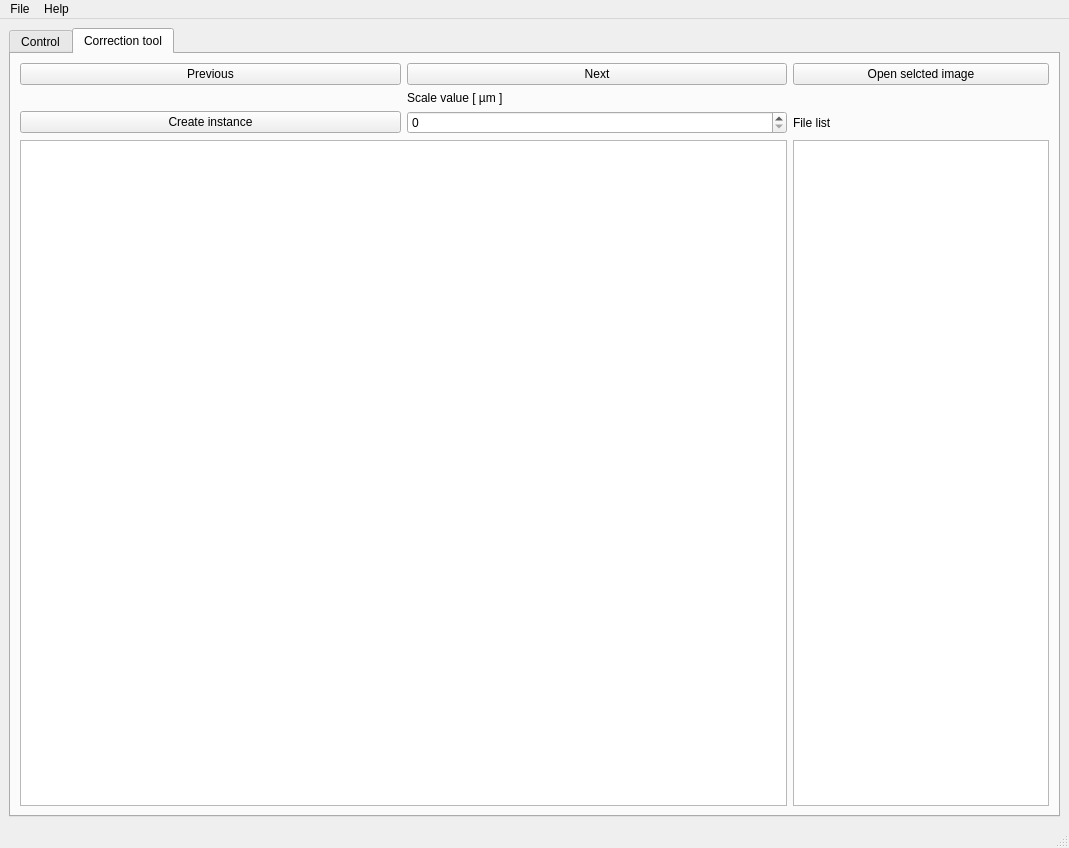
<?xml version="1.0" encoding="UTF-8"?>
<ui version="4.0">
 <class>MainWindow</class>
 <widget class="QMainWindow" name="MainWindow">
  <property name="geometry">
   <rect>
    <x>0</x>
    <y>0</y>
    <width>1069</width>
    <height>848</height>
   </rect>
  </property>
  <property name="windowTitle">
   <string>TarMass</string>
  </property>
  <property name="windowIcon">
   <iconset>
    <normaloff>icons/icon.png</normaloff>icons/icon.png</iconset>
  </property>
  <property name="autoFillBackground">
   <bool>false</bool>
  </property>
  <property name="toolButtonStyle">
   <enum>Qt::ToolButtonIconOnly</enum>
  </property>
  <property name="unifiedTitleAndToolBarOnMac">
   <bool>false</bool>
  </property>
  <widget class="QWidget" name="centralwidget">
   <layout class="QGridLayout" name="gridLayout_2">
    <item row="0" column="1">
     <layout class="QGridLayout" name="gridLayout">
      <item row="0" column="0">
       <widget class="QTabWidget" name="tabWidget">
        <property name="tabShape">
         <enum>QTabWidget::Rounded</enum>
        </property>
        <property name="currentIndex">
         <number>1</number>
        </property>
        <property name="movable">
         <bool>true</bool>
        </property>
        <widget class="QWidget" name="controlTab">
         <attribute name="title">
          <string>Control</string>
         </attribute>
         <layout class="QGridLayout" name="gridLayout_4">
          <item row="0" column="0">
           <layout class="QGridLayout" name="gridLayout_3">
            <item row="2" column="0">
             <widget class="QComboBox" name="detectionComboBox">
              <item>
               <property name="text">
                <string>YOLOv8m pose</string>
               </property>
              </item>
              <item>
               <property name="text">
                <string>keypoint RCNN</string>
               </property>
              </item>
             </widget>
            </item>
            <item row="6" column="0">
             <widget class="QComboBox" name="scaleComboBox">
              <item>
               <property name="text">
                <string>find-contours + heuristics</string>
               </property>
              </item>
             </widget>
            </item>
            <item row="4" column="0">
             <widget class="QComboBox" name="interpolationComboBox">
              <item>
               <property name="text">
                <string>quadratic</string>
               </property>
              </item>
              <item>
               <property name="text">
                <string>cubic</string>
               </property>
              </item>
              <item>
               <property name="text">
                <string>slinear</string>
               </property>
              </item>
             </widget>
            </item>
            <item row="3" column="0">
             <widget class="QLabel" name="interpolationLabel">
              <property name="text">
               <string>Line interpolation algorithm</string>
              </property>
              <property name="wordWrap">
               <bool>true</bool>
              </property>
             </widget>
            </item>
            <item row="1" column="0">
             <widget class="QLabel" name="detectionAlgLabel">
              <property name="enabled">
               <bool>true</bool>
              </property>
              <property name="text">
               <string>Keypoints detecion algorithm</string>
              </property>
              <property name="wordWrap">
               <bool>true</bool>
              </property>
             </widget>
            </item>
            <item row="0" column="0">
             <widget class="QPushButton" name="inferenceButton">
              <property name="text">
               <string>Inference</string>
              </property>
              <property name="icon">
               <iconset>
                <normaloff>icons/geolocation.png</normaloff>icons/geolocation.png</iconset>
              </property>
             </widget>
            </item>
            <item row="5" column="0">
             <widget class="QLabel" name="scaleAlgLabel">
              <property name="text">
               <string>Scale detection algorithm</string>
              </property>
              <property name="wordWrap">
               <bool>true</bool>
              </property>
             </widget>
            </item>
            <item row="0" column="1">
             <widget class="QPushButton" name="calculateButton">
              <property name="text">
               <string>Measure</string>
              </property>
              <property name="icon">
               <iconset>
                <normaloff>icons/calculator.png</normaloff>icons/calculator.png</iconset>
              </property>
             </widget>
            </item>
            <item row="6" column="2">
             <widget class="QPushButton" name="clearButton">
              <property name="text">
               <string>Clear</string>
              </property>
             </widget>
            </item>
            <item row="0" column="2">
             <widget class="QPushButton" name="reportButton">
              <property name="text">
               <string>Generate report</string>
              </property>
              <property name="icon">
               <iconset>
                <normaloff>icons/report.png</normaloff>icons/report.png</iconset>
              </property>
             </widget>
            </item>
            <item row="4" column="2">
             <widget class="QPushButton" name="stopButton">
              <property name="text">
               <string>Stop process</string>
              </property>
              <property name="icon">
               <iconset>
                <normaloff>icons/minus-circle.png</normaloff>icons/minus-circle.png</iconset>
              </property>
             </widget>
            </item>
           </layout>
          </item>
          <item row="1" column="0">
           <widget class="QTextEdit" name="textEdit">
            <property name="readOnly">
             <bool>true</bool>
            </property>
            <property name="acceptRichText">
             <bool>false</bool>
            </property>
           </widget>
          </item>
         </layout>
        </widget>
        <widget class="QWidget" name="correctionToolTab">
         <attribute name="title">
          <string>Correction tool</string>
         </attribute>
         <layout class="QGridLayout" name="gridLayout_5">
          <item row="0" column="0">
           <widget class="QPushButton" name="previousButton">
            <property name="text">
             <string>Previous</string>
            </property>
            <property name="icon">
             <iconset>
              <normaloff>icons/arrow-180.png</normaloff>icons/arrow-180.png</iconset>
            </property>
           </widget>
          </item>
          <item row="0" column="2">
           <widget class="QPushButton" name="openImageButton">
            <property name="text">
             <string>Open selcted image</string>
            </property>
            <property name="icon">
             <iconset>
              <normaloff>icons/document.png</normaloff>icons/document.png</iconset>
            </property>
           </widget>
          </item>
          <item row="2" column="1">
           <widget class="QLabel" name="label">
            <property name="text">
             <string>Scale value [ µm ]</string>
            </property>
           </widget>
          </item>
          <item row="5" column="0" colspan="2">
           <widget class="QGraphicsView" name="graphicsView"/>
          </item>
          <item row="0" column="1">
           <widget class="QPushButton" name="nextButton">
            <property name="text">
             <string>Next</string>
            </property>
            <property name="icon">
             <iconset>
              <normaloff>icons/arrow.png</normaloff>icons/arrow.png</iconset>
            </property>
           </widget>
          </item>
          <item row="4" column="2">
           <widget class="QLabel" name="label_4">
            <property name="text">
             <string>File list</string>
            </property>
           </widget>
          </item>
          <item row="5" column="2">
           <widget class="QListWidget" name="imagesListWidget">
            <property name="enabled">
             <bool>true</bool>
            </property>
            <property name="sizePolicy">
             <sizepolicy hsizetype="Fixed" vsizetype="Expanding">
              <horstretch>0</horstretch>
              <verstretch>0</verstretch>
             </sizepolicy>
            </property>
           </widget>
          </item>
          <item row="4" column="1">
           <widget class="QSpinBox" name="scaleSpinBox">
            <property name="maximum">
             <number>999999999</number>
            </property>
           </widget>
          </item>
          <item row="4" column="0">
           <widget class="QPushButton" name="instanceButton">
            <property name="text">
             <string>Create instance</string>
            </property>
           </widget>
          </item>
         </layout>
        </widget>
       </widget>
      </item>
     </layout>
    </item>
   </layout>
  </widget>
  <widget class="QMenuBar" name="menubar">
   <property name="geometry">
    <rect>
     <x>0</x>
     <y>0</y>
     <width>1069</width>
     <height>22</height>
    </rect>
   </property>
   <widget class="QMenu" name="menuFile">
    <property name="title">
     <string>File</string>
    </property>
    <addaction name="actionOpen_Dir"/>
    <addaction name="actionChange_Save_Dir"/>
    <addaction name="actionSave"/>
   </widget>
   <widget class="QMenu" name="menuHelp">
    <property name="tearOffEnabled">
     <bool>false</bool>
    </property>
    <property name="title">
     <string>Help</string>
    </property>
    <property name="icon">
     <iconset>
      <normaloff>icons/question.png</normaloff>icons/question.png</iconset>
    </property>
    <property name="toolTipsVisible">
     <bool>true</bool>
    </property>
    <addaction name="actionHelp"/>
   </widget>
   <addaction name="menuFile"/>
   <addaction name="menuHelp"/>
  </widget>
  <widget class="QStatusBar" name="statusbar"/>
  <action name="actionOpen_Dir">
   <property name="icon">
    <iconset>
     <normaloff>icons/folder.png</normaloff>icons/folder.png</iconset>
   </property>
   <property name="text">
    <string>Open Dir</string>
   </property>
  </action>
  <action name="actionChange_Save_Dir">
   <property name="icon">
    <iconset>
     <normaloff>icons/folder.png</normaloff>icons/folder.png</iconset>
   </property>
   <property name="text">
    <string>Change Save Dir</string>
   </property>
  </action>
  <action name="actionSave">
   <property name="icon">
    <iconset>
     <normaloff>icons/disk.png</normaloff>icons/disk.png</iconset>
   </property>
   <property name="text">
    <string>Save</string>
   </property>
  </action>
  <action name="actionSave_As">
   <property name="icon">
    <iconset>
     <normaloff>icons/disk.png</normaloff>icons/disk.png</iconset>
   </property>
   <property name="text">
    <string>Save As</string>
   </property>
  </action>
  <action name="actionAppIcon">
   <property name="icon">
    <iconset>
     <normaloff>../../../../../../../../.designer/backup/icon.jpg</normaloff>../../../../../../../../.designer/backup/icon.jpg</iconset>
   </property>
   <property name="text">
    <string>AppIcon</string>
   </property>
  </action>
  <action name="actionHelp">
   <property name="text">
    <string>User Manual</string>
   </property>
  </action>
 </widget>
 <resources>
  <include location="fugue-icons-3.5.6/icons/arrow-180.png"/>
 </resources>
 <connections/>
</ui>
